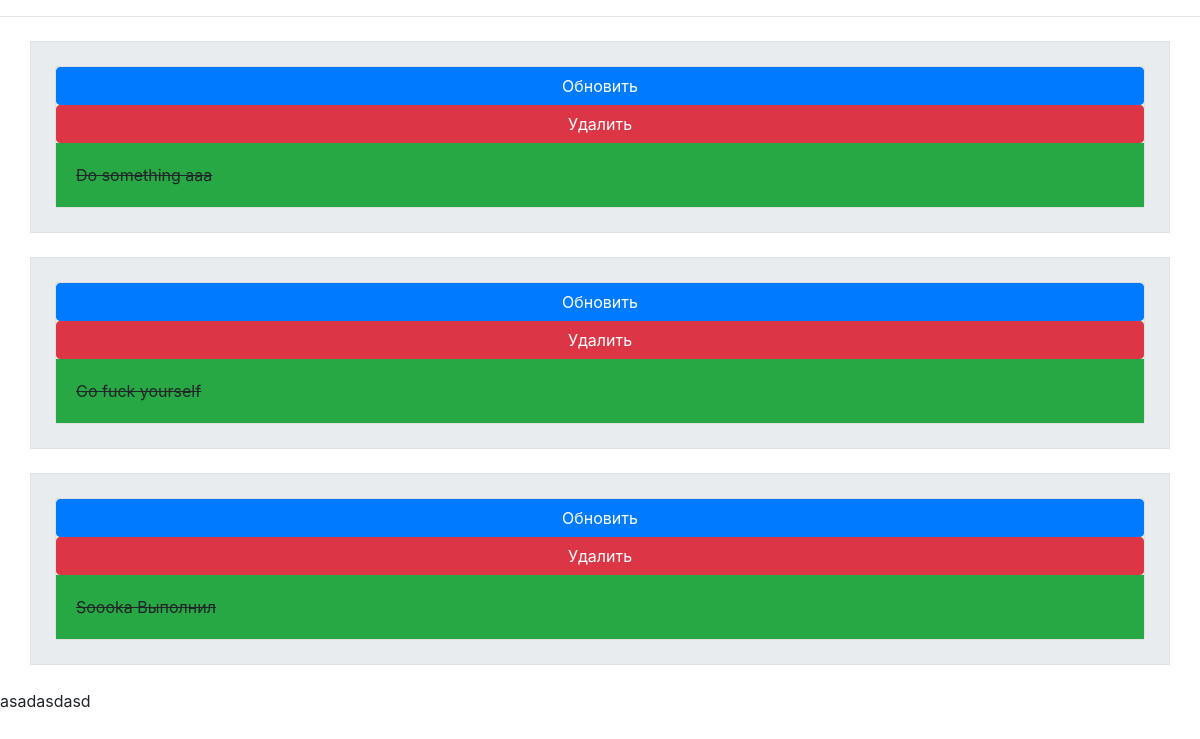
The page /complete/ on the database its author committed.
### tasks/models.py (models this page shows, shortened)
class Task(models.Model):
    title = models.CharField("Задача", max_length=200)
    complete = models.BooleanField("Выполнено", default=False)
    created = models.DateTimeField(auto_now_add=True)
    from_devision = models.ForeignKey(Department, on_delete=models.CASCADE, null=True)
    importance = models.ForeignKey(Importance, null=True, on_delete=models.CASCADE)
    class Meta:
        verbose_name = 'Задача'
        verbose_name_plural = "Задачи"

### tasks/views.py (the view)
# urls.py: path('complete/', views.complete),
def complete(request):
    tasks = Task.objects.filter(complete = True)
    return render(request, 'tasks/complete.html', {'tasks':tasks})

### tasks/templates/tasks/complete.html (shortened to what this page needs)
<!DOCTYPE html>
<html lang="ru">
<head>
    {% load static %}
    <link rel="stylesheet" href="{% static 'css/bootstrap.css' %}">
</head>
<body>
<hr>
{% for task in tasks %}
<div class=" card-group container p-4 my-4 border jumbotron jumbotron-fluid">
    <div class="card" style="">
    <a class="btn btn-primary" href="{% url 'update_task' task.id %}">Обновить</a>
    <a class="btn btn-danger" href="{% url 'delete' task.id %}">Удалить</a>
    {% if task.complete == True %}
    <strike class="card-body bg-success">{{ task.title }}</strike>
    {% else %}
    <span class="card-body bg-warning">{{ task.title }}</span>
    {% endif %}
    </div>
</div>
{% endfor %}
asadasdasd
</body>
</html>

### rows shown on the page
Task: title "Do something aaa"
Task: title "Go fuck yourself"
Task: title "Soooka Выполнил"
